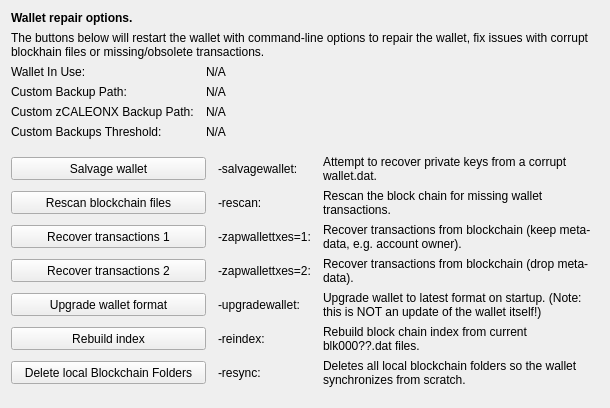
     <widget class="QWidget" name="tab_repair">
      <attribute name="title">
       <string>&amp;Wallet Repair</string>
      </attribute>
      <layout class="QGridLayout" name="gridLayout_4" columnstretch="0,0,0,0">
       <property name="horizontalSpacing">
        <number>12</number>
       </property>
       <item row="0" column="0" colspan="4">
        <widget class="QLabel" name="label_repair_header">
         <property name="font">
          <font>
           <weight>75</weight>
           <bold>true</bold>
          </font>
         </property>
         <property name="text">
          <string>Wallet repair options.</string>
         </property>
        </widget>
       </item>
       <item row="1" column="0" colspan="4">
        <widget class="QLabel" name="label_repair_helptext">
         <property name="font">
          <font>
           <weight>50</weight>
           <bold>false</bold>
          </font>
         </property>
         <property name="text">
          <string>The buttons below will restart the wallet with command-line options to repair the wallet, fix issues with corrupt blockhain files or missing/obsolete transactions.</string>
         </property>
         <property name="wordWrap">
          <bool>true</bool>
         </property>
        </widget>
       </item>
       <item row="2" column="0">
        <widget class="QLabel" name="wallet_path_label">
         <property name="text">
          <string>Wallet In Use:</string>
         </property>
        </widget>
       </item>
       <item row="2" column="1" colspan="3">
        <widget class="QLabel" name="wallet_path">
         <property name="cursor">
          <cursorShape>IBeamCursor</cursorShape>
         </property>
         <property name="text">
          <string>N/A</string>
         </property>
         <property name="textFormat">
          <enum>Qt::PlainText</enum>
         </property>
         <property name="textInteractionFlags">
          <set>Qt::LinksAccessibleByMouse|Qt::TextSelectableByKeyboard|Qt::TextSelectableByMouse</set>
         </property>
        </widget>
       </item>
       <item row="3" column="0">
        <widget class="QLabel" name="wallet_custombackuppath_label">
         <property name="visible">
          <bool>false</bool>
         </property>
         <property name="text">
          <string>Custom Backup Path:</string>
         </property>
        </widget>
       </item>
       <item row="3" column="1" colspan="3">
        <widget class="QLabel" name="wallet_custombackuppath">
         <property name="cursor">
          <cursorShape>IBeamCursor</cursorShape>
         </property>
         <property name="visible">
          <bool>false</bool>
         </property>
         <property name="text">
          <string>N/A</string>
         </property>
         <property name="textFormat">
          <enum>Qt::PlainText</enum>
         </property>
         <property name="textInteractionFlags">
          <set>Qt::LinksAccessibleByMouse|Qt::TextSelectableByKeyboard|Qt::TextSelectableByMouse</set>
         </property>
        </widget>
       </item>
       <item row="4" column="0">
        <widget class="QLabel" name="wallet_customzcaleonxbackuppath_label">
         <property name="visible">
          <bool>false</bool>
         </property>
         <property name="text">
          <string>Custom zCALEONX Backup Path:</string>
         </property>
        </widget>
       </item>
       <item row="4" column="1" colspan="3">
        <widget class="QLabel" name="wallet_customzcaleonxbackuppath">
         <property name="cursor">
          <cursorShape>IBeamCursor</cursorShape>
         </property>
         <property name="visible">
          <bool>false</bool>
         </property>
         <property name="text">
          <string>N/A</string>
         </property>
         <property name="textFormat">
          <enum>Qt::PlainText</enum>
         </property>
         <property name="textInteractionFlags">
          <set>Qt::LinksAccessibleByMouse|Qt::TextSelectableByKeyboard|Qt::TextSelectableByMouse</set>
         </property>
        </widget>
       </item>
       <item row="5" column="0">
        <widget class="QLabel" name="wallet_custombackupthreshold_label">
         <property name="visible">
          <bool>false</bool>
         </property>
         <property name="text">
          <string>Custom Backups Threshold:</string>
         </property>
        </widget>
       </item>
       <item row="5" column="1" colspan="3">
        <widget class="QLabel" name="wallet_custombackupthreshold">
         <property name="cursor">
          <cursorShape>IBeamCursor</cursorShape>
         </property>
         <property name="visible">
          <bool>false</bool>
         </property>
         <property name="text">
          <string>N/A</string>
         </property>
         <property name="textFormat">
          <enum>Qt::PlainText</enum>
         </property>
         <property name="textInteractionFlags">
          <set>Qt::LinksAccessibleByMouse|Qt::TextSelectableByKeyboard|Qt::TextSelectableByMouse</set>
         </property>
        </widget>
       </item>
       <item row="6" column="0">
        <spacer name="verticalSpacer_repair1">
         <property name="orientation">
          <enum>Qt::Vertical</enum>
         </property>
         <property name="sizeHint" stdset="0">
          <size>
           <width>10</width>
           <height>10</height>
          </size>
         </property>
        </spacer>
       </item>
       <item row="7" column="0" colspan="2">
        <widget class="QPushButton" name="btn_salvagewallet">
         <property name="minimumSize">
          <size>
           <width>100</width>
           <height>23</height>
          </size>
         </property>
         <property name="text">
          <string>Salvage wallet</string>
         </property>
        </widget>
       </item>
       <item row="7" column="2">
        <widget class="QLabel" name="label_repair_salvage_command">
         <property name="text">
          <string notr="true">-salvagewallet:</string>
         </property>
        </widget>
       </item>
       <item row="7" column="3">
        <widget class="QLabel" name="label_repair_salvage">
         <property name="text">
          <string>Attempt to recover private keys from a corrupt wallet.dat.</string>
         </property>
         <property name="wordWrap">
          <bool>true</bool>
         </property>
        </widget>
       </item>
       <item row="8" column="0" colspan="2">
        <widget class="QPushButton" name="btn_rescan">
         <property name="minimumSize">
          <size>
           <width>100</width>
           <height>23</height>
          </size>
         </property>
         <property name="text">
          <string>Rescan blockchain files</string>
         </property>
        </widget>
       </item>
       <item row="8" column="2">
        <widget class="QLabel" name="label_repair_rescan_command">
         <property name="text">
          <string notr="true">-rescan:</string>
         </property>
        </widget>
       </item>
       <item row="8" column="3">
        <widget class="QLabel" name="label_repair_rescan">
         <property name="text">
          <string>Rescan the block chain for missing wallet transactions.</string>
         </property>
         <property name="wordWrap">
          <bool>true</bool>
         </property>
        </widget>
       </item>
       <item row="9" column="0" colspan="2">
        <widget class="QPushButton" name="btn_zapwallettxes1">
         <property name="minimumSize">
          <size>
           <width>100</width>
           <height>23</height>
          </size>
         </property>
         <property name="text">
          <string>Recover transactions 1</string>
         </property>
        </widget>
       </item>
       <item row="9" column="2">
        <widget class="QLabel" name="label_repair_zap1_command">
         <property name="text">
          <string notr="true">-zapwallettxes=1:</string>
         </property>
        </widget>
       </item>
       <item row="9" column="3">
        <widget class="QLabel" name="label_repair_zap1">
         <property name="text">
          <string>Recover transactions from blockchain (keep meta-data, e.g. account owner).</string>
         </property>
         <property name="wordWrap">
          <bool>true</bool>
         </property>
        </widget>
       </item>
       <item row="10" column="0" colspan="2">
        <widget class="QPushButton" name="btn_zapwallettxes2">
         <property name="minimumSize">
          <size>
           <width>100</width>
           <height>23</height>
          </size>
         </property>
         <property name="text">
          <string>Recover transactions 2</string>
         </property>
        </widget>
       </item>
       <item row="10" column="2">
        <widget class="QLabel" name="label_repair_zap2_command">
         <property name="text">
          <string notr="true">-zapwallettxes=2:</string>
         </property>
        </widget>
       </item>
       <item row="10" column="3">
        <widget class="QLabel" name="label_repair_zap2">
         <property name="text">
          <string>Recover transactions from blockchain (drop meta-data).</string>
         </property>
         <property name="wordWrap">
          <bool>true</bool>
         </property>
        </widget>
       </item>
       <item row="11" column="0" colspan="2">
        <widget class="QPushButton" name="btn_upgradewallet">
         <property name="minimumSize">
          <size>
           <width>100</width>
           <height>23</height>
          </size>
         </property>
         <property name="text">
          <string>Upgrade wallet format</string>
         </property>
        </widget>
       </item>
       <item row="11" column="2">
        <widget class="QLabel" name="label_repair_upgrade_command">
         <property name="text">
          <string notr="true">-upgradewallet:</string>
         </property>
        </widget>
       </item>
       <item row="11" column="3">
        <widget class="QLabel" name="label_repair_upgrade">
         <property name="text">
          <string>Upgrade wallet to latest format on startup. (Note: this is NOT an update of the wallet itself!)</string>
         </property>
         <property name="wordWrap">
          <bool>true</bool>
         </property>
        </widget>
       </item>
       <item row="12" column="0" colspan="2">
        <widget class="QPushButton" name="btn_reindex">
         <property name="minimumSize">
          <size>
           <width>100</width>
           <height>23</height>
          </size>
         </property>
         <property name="text">
          <string>Rebuild index</string>
         </property>
        </widget>
       </item>
       <item row="12" column="2">
        <widget class="QLabel" name="label_repair_reindex_command">
         <property name="text">
          <string notr="true">-reindex:</string>
         </property>
        </widget>
       </item>
       <item row="12" column="3">
        <widget class="QLabel" name="label_repair_reindex">
         <property name="text">
          <string>Rebuild block chain index from current blk000??.dat files.</string>
         </property>
         <property name="wordWrap">
          <bool>true</bool>
         </property>
        </widget>
       </item>
       <item row="13" column="0" colspan="2">
        <widget class="QPushButton" name="btn_resync">
         <property name="minimumSize">
          <size>
           <width>100</width>
           <height>23</height>
          </size>
         </property>
         <property name="text">
          <string>Delete local Blockchain Folders</string>
         </property>
        </widget>
       </item>
       <item row="13" column="2">
        <widget class="QLabel" name="label_repair_resync_command">
         <property name="text">
          <string>-resync:</string>
         </property>
        </widget>
       </item>
       <item row="13" column="3">
        <widget class="QLabel" name="label_repair_resync">
         <property name="text">
          <string>Deletes all local blockchain folders so the wallet synchronizes from scratch.</string>
         </property>
         <property name="wordWrap">
          <bool>true</bool>
         </property>
        </widget>
       </item>
       <item row="14" column="0">
        <spacer name="verticalSpacer_repair2">
         <property name="orientation">
          <enum>Qt::Vertical</enum>
         </property>
         <property name="sizeHint" stdset="0">
          <size>
           <width>20</width>
           <height>10</height>
          </size>
         </property>
        </spacer>
       </item>
      </layout>
     </widget>
